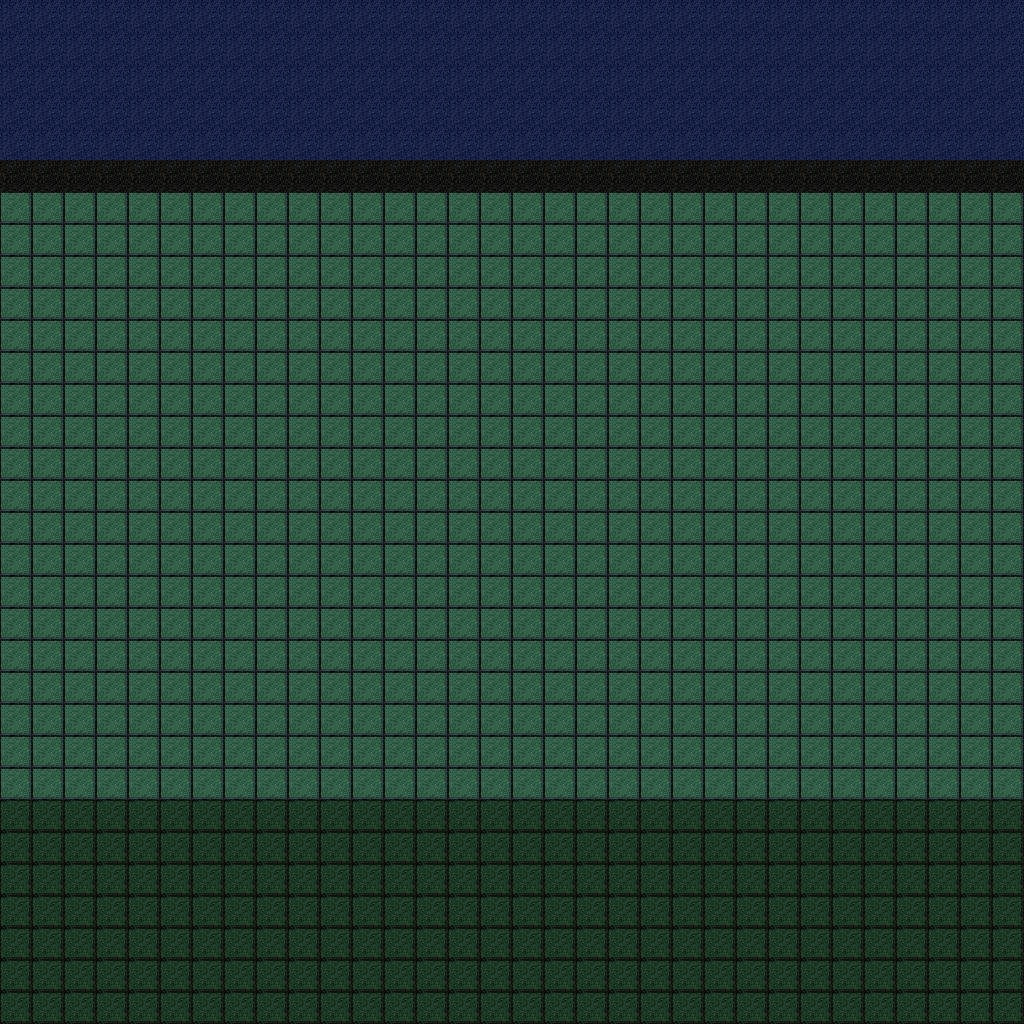

This is a level from a 2D game, rendered from its Tiled map with the project's own tilesets. A one-line summary and the map file follow, with tile-layer data summarised:
An orthogonal 32x32 tile map with 32x32 px tiles, 3 tile layers (Root, Extra, Extended).

<map version="1.9" tiledversion="1.9.2" orientation="orthogonal" renderorder="right-down" width="32" height="32" tilewidth="32" tileheight="32" infinite="0" nextlayerid="4" nextobjectid="1">
 <properties>
  <property name="Biome-E" value="Garden" />
  <property name="Biome-F" value="DarkWood" />
  <property name="FeatureName" value="Shore" />
  <property name="FeatureType" value="PrefabChunk" />
 </properties>
 <tileset firstgid="1" source="../rhysh-tilemap.tsx" />
 <layer id="1" name="Root" width="32" height="32">
  <data>[1024 cells, 1024 non-empty, 4 distinct tile ids]</data>
 </layer>
 <layer id="2" name="Extra" width="32" height="32" locked="1">
  <data>[1024 cells, 0 non-empty, 0 distinct tile ids]</data>
 </layer>
 <layer id="3" name="Extended" width="32" height="32" locked="1">
  <data>[1024 cells, 0 non-empty, 0 distinct tile ids]</data>
 </layer>
</map>
